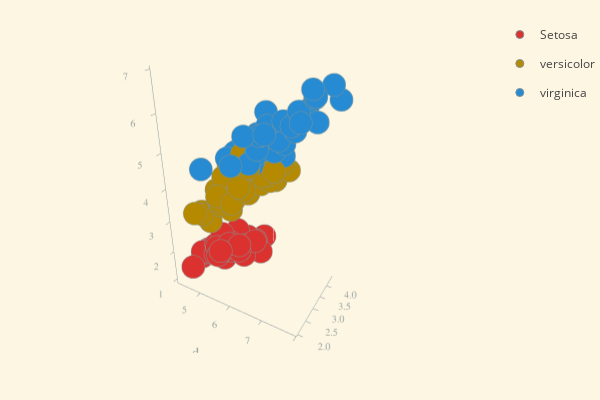

The notebook cell saved with this chart:
### Markdown cell above
### Comparing the sepal length vs sepal width vs petal length of all three classes of iris

### Code cell
begin
    setosa, versicolor, virginica = df_species

    scatter(setosa[!, 1], setosa[!, 2], setosa[!, 3], label="Setosa", xlabel="d")
    scatter!(versicolor[!, 1], versicolor[!, 2], versicolor[!, 3], label="versicolor")
    scatter!(virginica[!, 1], virginica[!, 2], virginica[!, 3], label="virginica")
end

### Figure 1 — Plotly figure (JSON) as saved in the notebook; plotly's stock layout.template omitted (floating-point values rounded to 4 significant figures)
{"data": [{"colorbar": {"title": ""}, "legendgroup": "Setosa", "marker": {"color": "rgba(220, 50, 47, 1.000)", "line": {"color": "rgba(131, 148, 150, 1.000)", "width": 1}, "size": 8, "symbol": "circle"}, "mode": "markers", "name": "Setosa", "scene": "scene", "showlegend": true, "type": "scatter3d", "x": [5.1, 4.9, 4.7, 4.6, 5, 5.4, 4.6, 5, 4.4, 4.9, 5.4, 4.8, 4.8, 4.3, 5.8, 5.7, 5.4, 5.1, 5.7, 5.1, 5.4, 5.1, 4.6, 5.1, 4.8, 5, 5, 5.2, 5.2, 4.7, 4.8, 5.4, 5.2, 5.5, 4.9, 5, 5.5, 4.9, 4.4, 5.1, 5, 4.5, 4.4, 5, 5.1, 4.8, 5.1, 4.6, 5.3, 5], "xaxis": "x", "y": [3.5, 3, 3.2, 3.1, 3.6, 3.9, 3.4, 3.4, 2.9, 3.1, 3.7, 3.4, 3, 3, 4, 4.4, 3.9, 3.5, 3.8, 3.8, 3.4, 3.7, 3.6, 3.3, 3.4, 3, 3.4, 3.5, 3.4, 3.2, 3.1, 3.4, 4.1, 4.2, 3.1, 3.2, 3.5, 3.6, 3, 3.4, 3.5, 2.3, 3.2, 3.5, 3.8, 3, 3.8, 3.2, 3.7, 3.3], "yaxis": "y", "z": [1.4, 1.4, 1.3, 1.5, 1.4, 1.7, 1.4, 1.5, 1.4, 1.5, 1.5, 1.6, 1.4, 1.1, 1.2, 1.5, 1.3, 1.4, 1.7, 1.5, 1.7, 1.5, 1, 1.7, 1.9, 1.6, 1.6, 1.5, 1.4, 1.6, 1.6, 1.5, 1.5, 1.4, 1.5, 1.2, 1.3, 1.4, 1.3, 1.5, 1.3, 1.3, 1.3, 1.6, 1.9, 1.4, 1.6, 1.4, 1.5, 1.4], "zaxis": "z", "zmax": null, "zmin": null}, {"colorbar": {"title": ""}, "legendgroup": "versicolor", "marker": {"color": "rgba(181, 137, 0, 1.000)", "line": {"color": "rgba(131, 148, 150, 1.000)", "width": 1}, "size": 8, "symbol": "circle"}, "mode": "markers", "name": "versicolor", "scene": "scene", "showlegend": true, "type": "scatter3d", "x": [7, 6.4, 6.9, 5.5, 6.5, 5.7, 6.3, 4.9, 6.6, 5.2, 5, 5.9, 6, 6.1, 5.6, 6.7, 5.6, 5.8, 6.2, 5.6, 5.9, 6.1, 6.3, 6.1, 6.4, 6.6, 6.8, 6.7, 6, 5.7, 5.5, 5.5, 5.8, 6, 5.4, 6, 6.7, 6.3, 5.6, 5.5, 5.5, 6.1, 5.8, 5, 5.6, 5.7, 5.7, 6.2, 5.1, 5.7], "xaxis": "x", "y": [3.2, 3.2, 3.1, 2.3, 2.8, 2.8, 3.3, 2.4, 2.9, 2.7, 2, 3, 2.2, 2.9, 2.9, 3.1, 3, 2.7, 2.2, 2.5, 3.2, 2.8, 2.5, 2.8, 2.9, 3, 2.8, 3, 2.9, 2.6, 2.4, 2.4, 2.7, 2.7, 3, 3.4, 3.1, 2.3, 3, 2.5, 2.6, 3, 2.6, 2.3, 2.7, 3, 2.9, 2.9, 2.5, 2.8], "yaxis": "y", "z": [4.7, 4.5, 4.9, 4, 4.6, 4.5, 4.7, 3.3, 4.6, 3.9, 3.5, 4.2, 4, 4.7, 3.6, 4.4, 4.5, 4.1, 4.5, 3.9, 4.8, 4, 4.9, 4.7, 4.3, 4.4, 4.8, 5, 4.5, 3.5, 3.8, 3.7, 3.9, 5.1, 4.5, 4.5, 4.7, 4.4, 4.1, 4, 4.4, 4.6, 4, 3.3, 4.2, 4.2, 4.2, 4.3, 3, 4.1], "zaxis": "z", "zmax": null, "zmin": null}, {"colorbar": {"title": ""}, "legendgroup": "virginica", "marker": {"color": "rgba(38, 139, 210, 1.000)", "line": {"color": "rgba(131, 148, 150, 1.000)", "width": 1}, "size": 8, "symbol": "circle"}, "mode": "markers", "name": "virginica", "scene": "scene", "showlegend": true, "type": "scatter3d", "x": [6.3, 5.8, 7.1, 6.3, 6.5, 7.6, 4.9, 7.3, 6.7, 7.2, 6.5, 6.4, 6.8, 5.7, 5.8, 6.4, 6.5, 7.7, 7.7, 6, 6.9, 5.6, 7.7, 6.3, 6.7, 7.2, 6.2, 6.1, 6.4, 7.2, 7.4, 7.9, 6.4, 6.3, 6.1, 7.7, 6.3, 6.4, 6, 6.9, 6.7, 6.9, 5.8, 6.8, 6.7, 6.7, 6.3, 6.5, 6.2, 5.9], "xaxis": "x", "y": [3.3, 2.7, 3, 2.9, 3, 3, 2.5, 2.9, 2.5, 3.6, 3.2, 2.7, 3, 2.5, 2.8, 3.2, 3, 3.8, 2.6, 2.2, 3.2, 2.8, 2.8, 2.7, 3.3, 3.2, 2.8, 3, 2.8, 3, 2.8, 3.8, 2.8, 2.8, 2.6, 3, 3.4, 3.1, 3, 3.1, 3.1, 3.1, 2.7, 3.2, 3.3, 3, 2.5, 3, 3.4, 3], "yaxis": "y", "z": [6, 5.1, 5.9, 5.6, 5.8, 6.6, 4.5, 6.3, 5.8, 6.1, 5.1, 5.3, 5.5, 5, 5.1, 5.3, 5.5, 6.7, 6.9, 5, 5.7, 4.9, 6.7, 4.9, 5.7, 6, 4.8, 4.9, 5.6, 5.8, 6.1, 6.4, 5.6, 5.1, 5.6, 6.1, 5.6, 5.5, 4.8, 5.4, 5.6, 5.1, 5.1, 5.9, 5.7, 5.2, 5, 5.2, 5.4, 5.1], "zaxis": "z", "zmax": null, "zmin": null}], "layout": {"annotations": [], "height": 400, "legend_position": {"bgcolor": "rgba(253, 246, 227, 1.000)", "bordercolor": "rgba(147, 161, 161, 1.000)", "borderwidth": 1, "font": {"color": "rgba(131, 148, 150, 1.000)", "family": "sans-serif", "size": 11}, "title": {"font": {"color": "rgba(131, 148, 150, 1.000)", "family": "sans-serif", "size": 15}, "text": ""}, "tracegroupgap": 0, "traceorder": "normal", "x": 1, "xanchor": "auto", "y": 1, "yanchor": "auto"}, "margin": {"b": 20, "l": 0, "r": 0, "t": 20}, "paper_bgcolor": "rgba(253, 246, 227, 1.000)", "plot_bgcolor": "rgba(238, 232, 213, 1.000)", "scene": {"camera": {"eye": {"x": 1.126, "y": -1.95, "z": 1.3}}, "domain": {"x": [0.05101, 0.9934], "y": [0.07581, 0.9902]}, "xaxis": {"gridcolor": "rgba(131, 148, 150, 0.100)", "gridwidth": 0.5, "linecolor": "rgba(131, 148, 150, 1.000)", "mirror": false, "range": [4.192, 8.008], "showgrid": true, "showline": true, "showticklabels": true, "tickangle": 0, "tickcolor": "rgb(131, 148, 150)", "tickfont": {"color": "rgba(147, 161, 161, 1.000)", "family": "sans-serif", "size": 11}, "tickmode": "array", "ticks": "inside", "ticktext": ["5", "6", "7", "8"], "tickvals": [5, 6, 7, 8], "title": "d", "titlefont": {"color": "rgba(147, 161, 161, 1.000)", "family": "sans-serif", "size": 15}, "type": "-", "visible": true, "zeroline": false, "zerolinecolor": "rgba(131, 148, 150, 1.000)"}, "yaxis": {"gridcolor": "rgba(131, 148, 150, 0.100)", "gridwidth": 0.5, "linecolor": "rgba(131, 148, 150, 1.000)", "mirror": false, "range": [1.928, 4.472], "showgrid": true, "showline": true, "showticklabels": true, "tickangle": 0, "tickcolor": "rgb(131, 148, 150)", "tickfont": {"color": "rgba(147, 161, 161, 1.000)", "family": "sans-serif", "size": 11}, "tickmode": "array", "ticks": "inside", "ticktext": ["2.0", "2.5", "3.0", "3.5", "4.0"], "tickvals": [2, 2.5, 3, 3.5, 4], "title": "", "titlefont": {"color": "rgba(147, 161, 161, 1.000)", "family": "sans-serif", "size": 15}, "type": "-", "visible": true, "zeroline": false, "zerolinecolor": "rgba(131, 148, 150, 1.000)"}, "zaxis": {"gridcolor": "rgba(131, 148, 150, 0.100)", "gridwidth": 0.5, "linecolor": "rgba(131, 148, 150, 1.000)", "mirror": false, "range": [0.823, 7.077], "showgrid": true, "showline": true, "showticklabels": true, "tickangle": 0, "tickcolor": "rgb(131, 148, 150)", "tickfont": {"color": "rgba(147, 161, 161, 1.000)", "family": "sans-serif", "size": 11}, "tickmode": "array", "ticks": "inside", "ticktext": ["1", "2", "3", "4", "5", "6", "7"], "tickvals": [1, 2, 3, 4, 5, 6, 7], "title": "", "titlefont": {"color": "rgba(147, 161, 161, 1.000)", "family": "sans-serif", "size": 15}, "type": "-", "visible": true, "zeroline": false, "zerolinecolor": "rgba(131, 148, 150, 1.000)"}}, "showlegend": true, "width": 600}}
